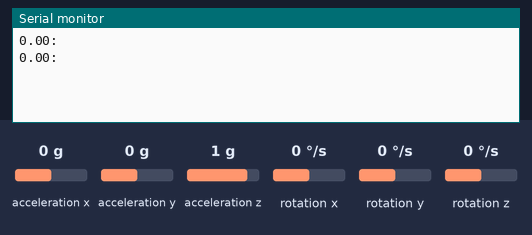
The sketch below on a simulated ESP32. Parts: the last lines printed to the serial monitor. Inputs (shaded band) come from the test bench; at power-on: acceleration x 0 g, rotation y 0 °/s, acceleration y 0 g, acceleration z 1 g, rotation x 0 °/s, rotation z 0 °/s.

Above: at 1.2 s.
1.3 s: acceleration x set to -1.4 g
At 2.6 s:
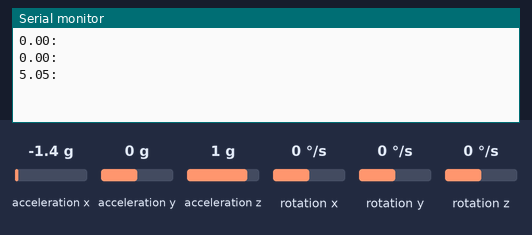
2.8 s: rotation y set to -192 °/s
At 3.4 s:
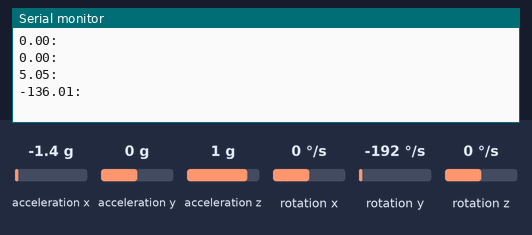
4.3 s: acceleration x set to 0 g
At 5.8 s:
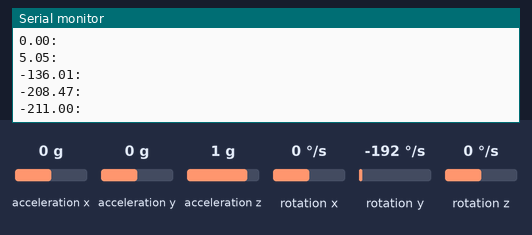
Timing chart, 0 to 7.3 s (numbered marks = the images above; inputs shaded):
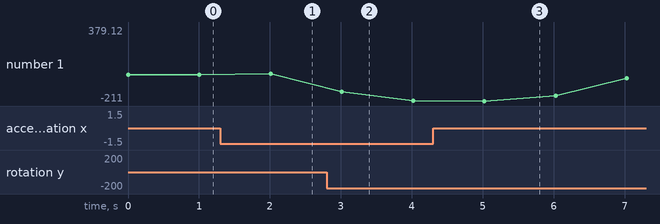

The sketch:

mpu_calibration.ino
```cpp
/*
    Kalman Filter Example for MPU6050. Output for processing.
    Read more: http://www.jarzebski.pl/arduino/rozwiazania-i-algorytmy/odczyty-pitch-roll-oraz-filtr-kalmana.html
    GIT: https://github.com/jarzebski/Arduino-KalmanFilter
    Web: http://www.jarzebski.pl
    (c) 2014 by Korneliusz Jarzebski
*/


#include <Wire.h>
#include <MPU6050.h>
#include "KalmanFilter.h"

#define MPU_SENSITIVITY_2G 16384.0

MPU6050 mpu;

typedef struct x{
  float XAxis;
  float YAxis;
  float ZAxis;
} Vector;

KalmanFilter kalmanX(0.001, 0.003, 0.03);
KalmanFilter kalmanY(0.001, 0.003, 0.03);

float accPitch = 0;
float accRoll = 0;

float kalPitch = 0;
float kalRoll = 0;

void setup()
{
  Serial.begin(9600);
  Wire.begin(5, 18);

  // Initialize MPU6050
  mpu.initialize();
  if(!mpu.testConnection())
  {
    while(1)
    delay(500);
  }

  // Calibrate gyroscope. The calibration must be at rest.
  // If you don't want calibrate, comment this line.
  mpu.CalibrateGyro();
}

void loop()
{

  int16_t ax, ay, az, gx, gy, gz;
  mpu.getMotion6(&ax, &ay, &az, &gx, &gy, &gz);

  float norm_accx = float(ax) / MPU_SENSITIVITY_2G;
  float norm_accy = float(ax) / MPU_SENSITIVITY_2G;
  float norm_accz = float(ax) / MPU_SENSITIVITY_2G;

  float norm_gx = gx/131;
  float norm_gy = gy/131.0;


  // Calculate Pitch & Roll from accelerometer (deg)
  accPitch = -(atan2(norm_accx, sqrt(norm_accy*norm_accy + norm_accz * norm_accz))*180.0)/M_PI;
  accRoll  = (atan2(norm_accy, norm_accz)*180.0)/M_PI;

  // Kalman filter
  kalPitch = kalmanY.update(accPitch, norm_gy);
  kalRoll = kalmanX.update(accRoll, norm_gx);

  Serial.print(kalPitch);
  Serial.print(":");

  Serial.println();

  delay(1000);
}
```

KalmanFilter.cpp
```cpp
// (licence header left out)
#if ARDUINO >= 100
#include "Arduino.h"
#else
#include "WProgram.h"
#endif

#include "KalmanFilter.h"

KalmanFilter::KalmanFilter(double angle, double bias, double measure)
{
    Q_angle = angle;
    Q_bias = bias;
    R_measure = measure;

    K_angle = 0;
    K_bias = 0;

    P[0][0] = 0;
    P[0][1] = 0;
    P[1][0] = 0;
    P[1][1] = 0;

    kt = (double)micros();
}

double KalmanFilter::update(double newValue, double newRate)
{
    dt = (double)(micros() - kt) / 1000000;

    K_rate = newRate - K_bias;
    K_angle += dt * K_rate;

    P[0][0] += dt * (P[1][1] + P[0][1]) + Q_angle * dt;
    P[0][1] -= dt * P[1][1];
    P[1][0] -= dt * P[1][1];
    P[1][1] += Q_bias * dt;

    S = P[0][0] + R_measure;

    K[0] = P[0][0] / S;
    K[1] = P[1][0] / S;

    y = newValue - K_angle;

    K_angle += K[0] * y;
    K_bias += K[1] * y;

    P[0][0] -= K[0] * P[0][0];
    P[0][1] -= K[0] * P[0][1];
    P[1][0] -= K[1] * P[0][0];
    P[1][1] -= K[1] * P[0][1];

    kt = (double)micros();

    return K_angle;
};
```

KalmanFilter.h
```cpp
// (licence header left out)
#ifndef KalmanFilter_h
#define KalmanFilter_h

#if ARDUINO >= 100
#include "Arduino.h"
#else
#include "WProgram.h"
#endif

class KalmanFilter
{
    public:

	KalmanFilter(double angle = 0.001, double bias = 0.003, double measure = 0.03);
	double update(double newValue, double newRate);

    private:

	double Q_angle, Q_bias, R_measure;
	double K_angle, K_bias, K_rate;
	double P[2][2], K[2];
	double S, y;
	double dt, kt;
};

#endif
```

Measured:
- after the input at 1.3 s, the serial monitor: prints a new line after 0.71 s (image 1)
- after the input at 2.8 s, the serial monitor: prints a new line after 0.21 s (image 2)
- after the input at 4.3 s, the serial monitor: prints a new line after 0.72 s (image 3)
- plotted number 1: 0 → 5.05 after the input at 1.3 s, 5.05 → -208.47 after the input at 2.8 s, -208.47 → 379.12 after the input at 4.3 s
